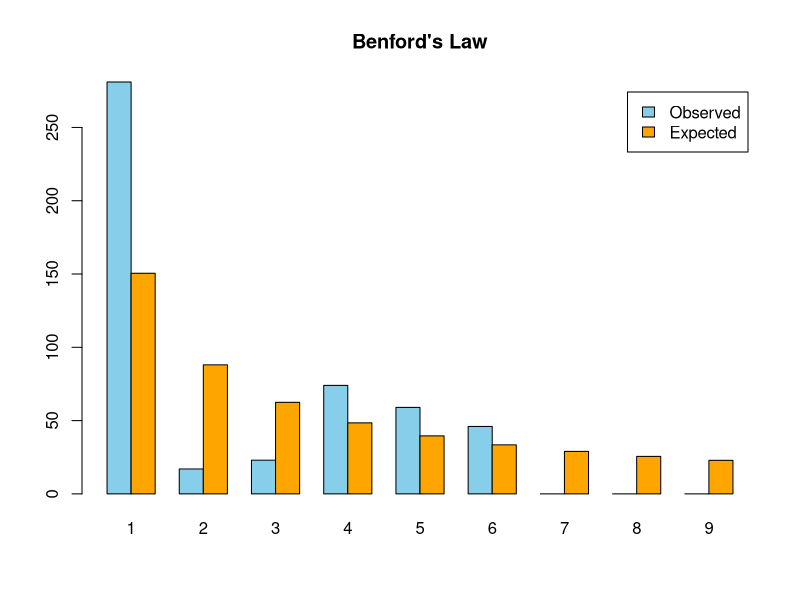
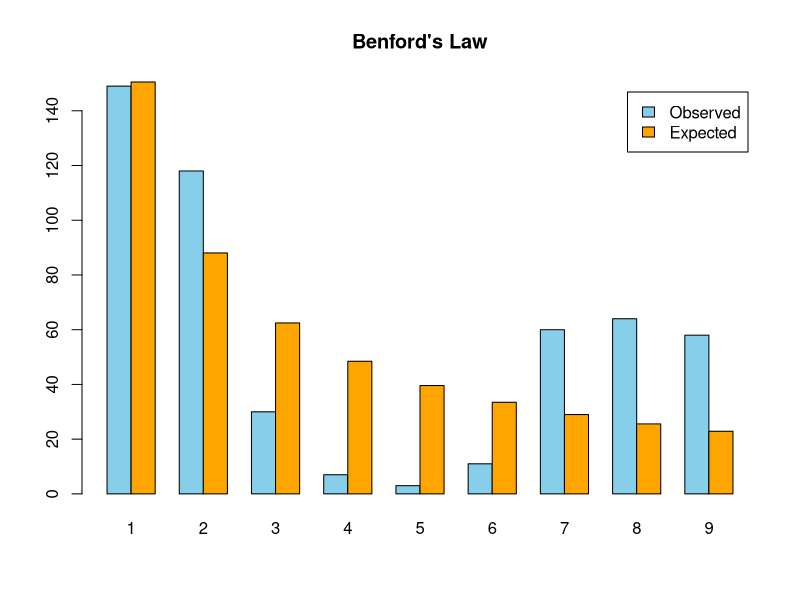
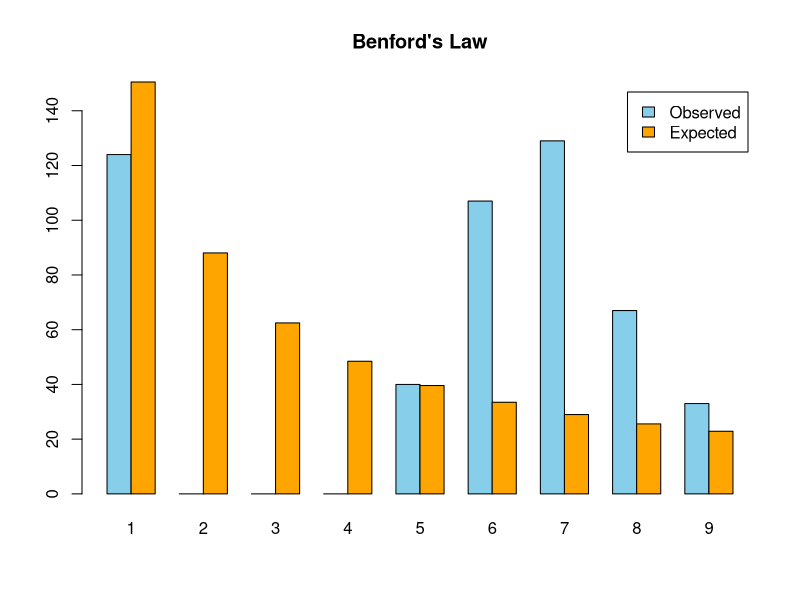
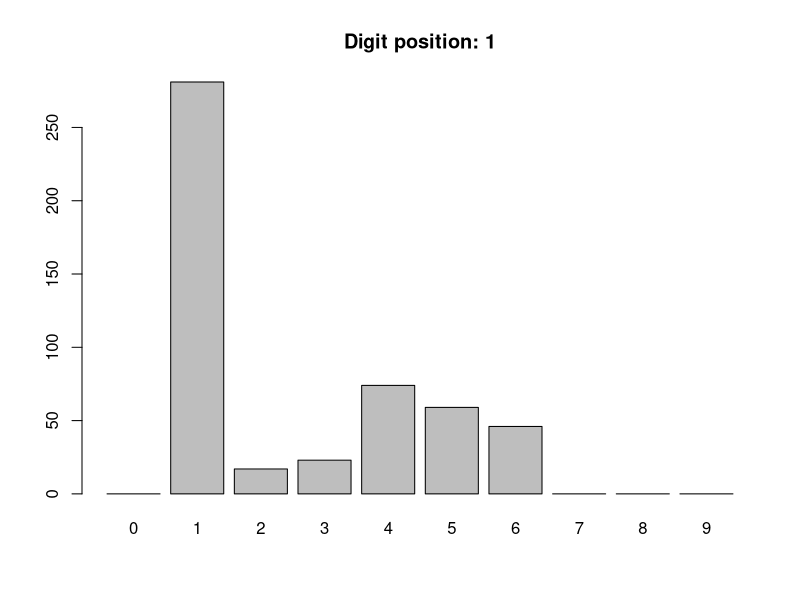
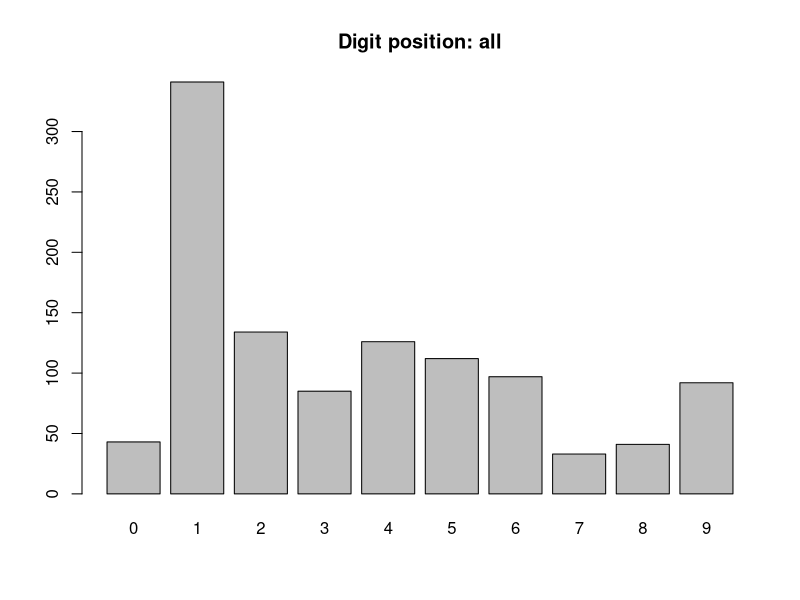
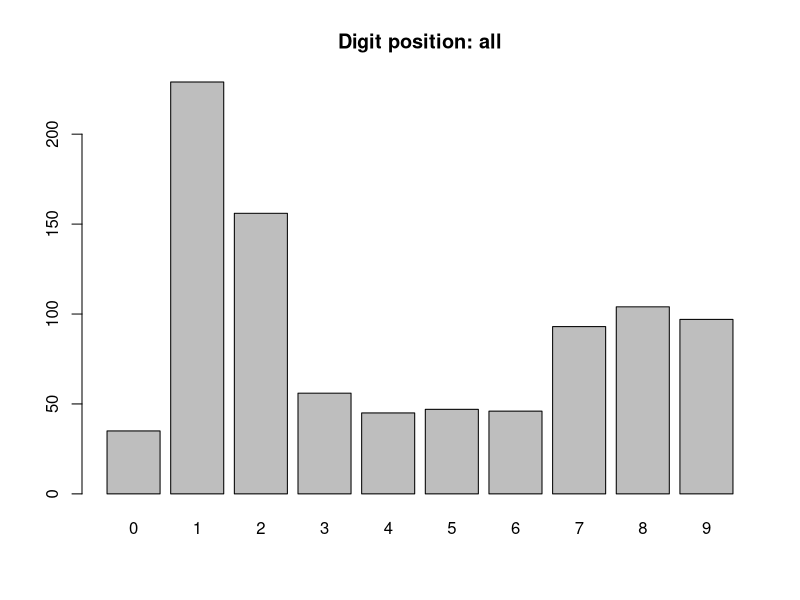
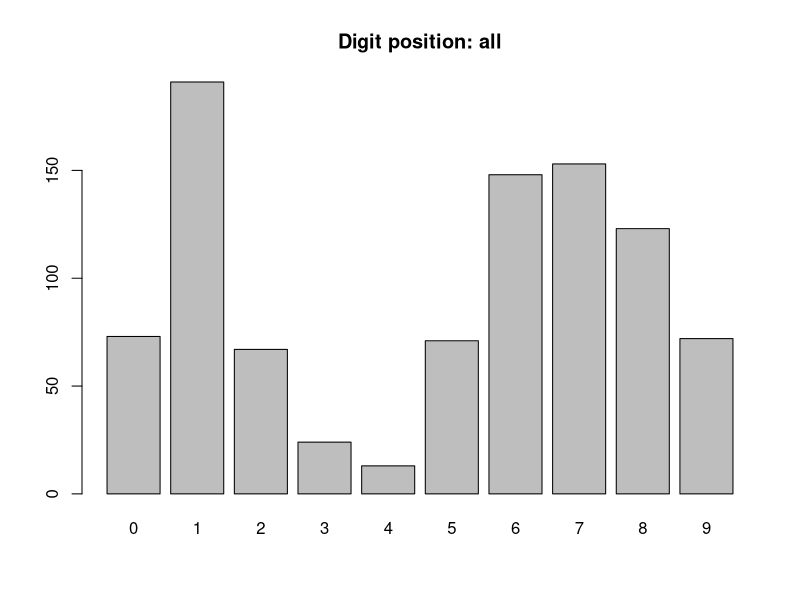
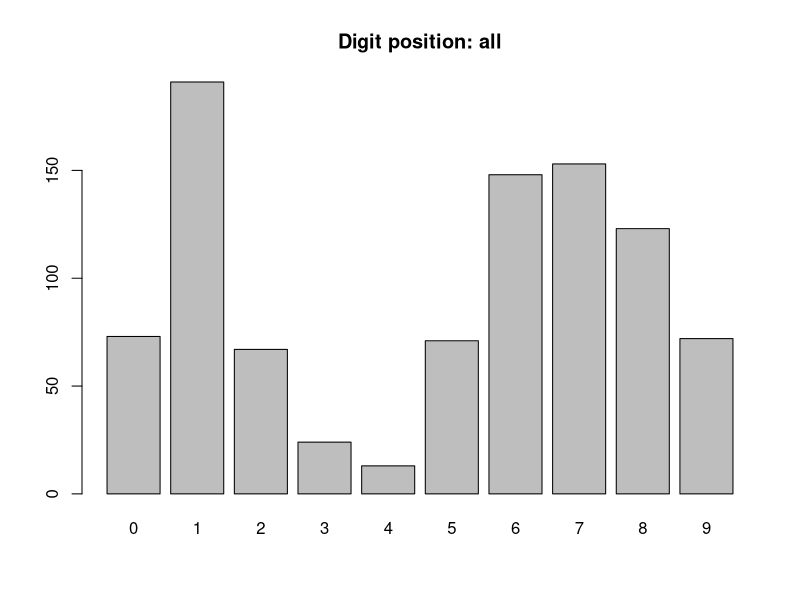

Write R code to recreate these figures, in order.
# Benford’s Law describes the expected distribution of leading digits in naturally occurring datasets. According to it, the probability that the first digit is d (1 through 9) is:
#   P(d)=log10(1+/1d)
   
#   So:
#   1 appears as the first digit about 30.1% of the time
#   2 appears about 17.6%
#   3 about 12.5%
#   
#   …and so on, down to 9 (about 4.6%)

log10(1 + 1/1)
log10(1 + 1/2)
log10(1 + 1/(1:9))

#This distribution is counterintuitive but holds for many naturally occurring datasets: e.g., population numbers, financial data, physical constants, etc.

d<-read.csv("Suicide-Toxo.csv",sep=";")

benford_test <- function(x) {
  x <- na.omit(x)
  x <- x[x > 0]
  first_digits <- as.numeric(substr(as.character(x), 1, 1))
  observed <- table(factor(first_digits, levels=1:9))
  expected <- log10(1 + 1/(1:9)) * length(first_digits)
  barplot(rbind(observed, expected), beside=TRUE, col=c("skyblue", "orange"),
          legend.text=c("Observed", "Expected"), main="Benford's Law")
}

benford_test(d$IL6)
benford_test(d$TNF)
benford_test(d$IFN)

#Something similar can be chacked for all digits
digits <- function(x, which=1) {
  x <- na.omit(x[x > 0])
  digs <- gsub("\\D", "", as.character(x))
  out <- if (which == "all") unlist(strsplit(digs, "")) else substr(digs, which, which)
  barplot(table(factor(out, levels=0:9)), main=paste("Digit position:", which))
}

digits(d$IL6,which=1)
digits(d$IL6,which="all")
digits(d$TNF,which="all")
digits(d$IFN,which="all")

digits(d$IFN,which="all")

#But now data that follow the correct distribution are just too easy to generate
newIFN<-round(exp(rnorm(nrow(d),mean(log(d$IFN)),sd(log(d$IFN)))))
digits(newIFN,which="all")

benford_test(newIFN)


